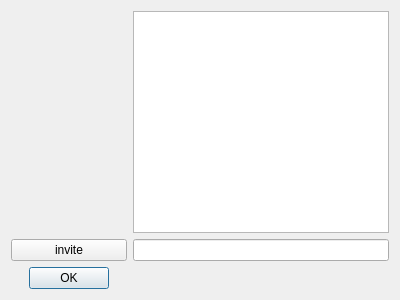
<?xml version="1.0" encoding="UTF-8"?>
<ui version="4.0">
 <class>RoomDialog</class>
 <widget class="QDialog" name="RoomDialog">
  <property name="geometry">
   <rect>
    <x>0</x>
    <y>0</y>
    <width>400</width>
    <height>300</height>
   </rect>
  </property>
  <property name="windowTitle">
   <string>Room</string>
  </property>
  <layout class="QGridLayout" name="gridLayout">
   <item row="0" column="0">
    <layout class="QVBoxLayout" name="verticalLayout_2">
     <item>
      <widget class="RoomPlayerItem" name="widget" native="true"/>
     </item>
     <item>
      <widget class="QPushButton" name="pushButton_2">
       <property name="text">
        <string>invite</string>
       </property>
      </widget>
     </item>
    </layout>
   </item>
   <item row="0" column="1">
    <layout class="QVBoxLayout" name="verticalLayout">
     <item>
      <widget class="QPlainTextEdit" name="plainTextEdit"/>
     </item>
     <item>
      <widget class="QLineEdit" name="lineEdit"/>
     </item>
    </layout>
   </item>
   <item row="1" column="0">
    <widget class="QDialogButtonBox" name="buttonBox">
     <property name="standardButtons">
      <set>QDialogButtonBox::Ok</set>
     </property>
     <property name="centerButtons">
      <bool>true</bool>
     </property>
    </widget>
   </item>
  </layout>
 </widget>
 <customwidgets>
  <customwidget>
   <class>RoomPlayerItem</class>
   <extends>QWidget</extends>
   <header>roomplayeritem.h</header>
   <container>1</container>
  </customwidget>
 </customwidgets>
 <resources/>
 <connections/>
</ui>
